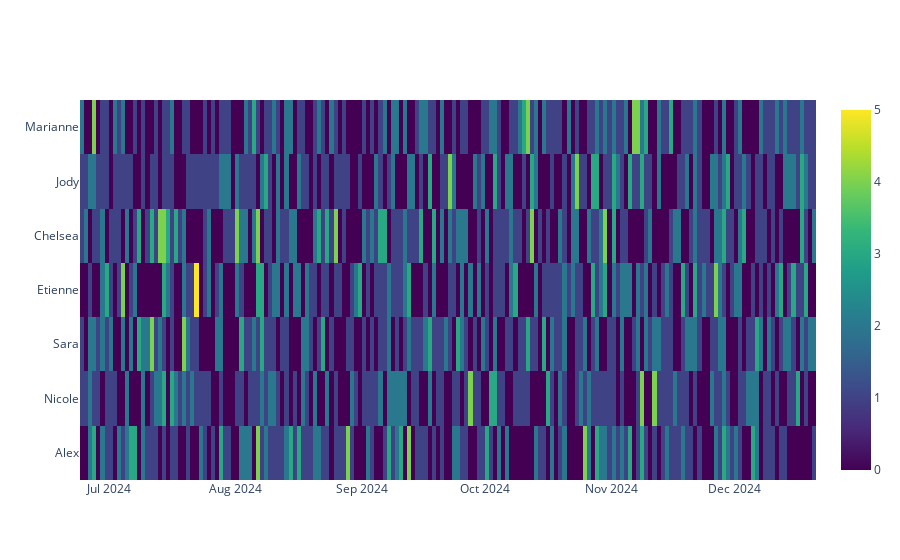

The cell this chart's notebook holds for it:
### Markdown cell above
# Participant Level correlation

### Code cell
import plotly.graph_objects as go
import datetime
import numpy as np
np.random.seed(1)

programmers = ['Alex','Nicole','Sara','Etienne','Chelsea','Jody','Marianne']

base = datetime.datetime.today()
dates = base - np.arange(180) * datetime.timedelta(days=1)
z = np.random.poisson(size=(len(programmers), len(dates)))

def heat_map(data, x_labels, y_labels, title):
    fig = go.Figure(data=go.Heatmap(
            z=data,
            x=x_labels,
            y=y_labels,
            colorscale='Viridis'))
    
    # fig.update_layout(
    #     title=dict(text=title),
    #     xaxis_nticks=36)

    fig.show()

heat_map(z, dates, programmers, 'test')

### Figure 1 — Plotly figure (JSON) as saved in the notebook; plotly's stock layout.template omitted (floating-point values rounded to 4 significant figures; data arrays with more than 128 entries replaced by an {"elided": "..."} marker saying what was removed)
{"data": [{"colorscale": [[0, "#440154"], [0.1111, "#482878"], [0.2222, "#3e4989"], [0.3333, "#31688e"], [0.4444, "#26828e"], [0.5556, "#1f9e89"], [0.6667, "#35b779"], [0.7778, "#6ece58"], [0.8889, "#b5de2b"], [1, "#fde725"]], "type": "heatmap", "x": {"elided": "180 str values"}, "y": ["Alex", "Nicole", "Sara", "Etienne", "Chelsea", "Jody", "Marianne"], "z": {"elided": "7x180 int values"}}], "layout": {}}
